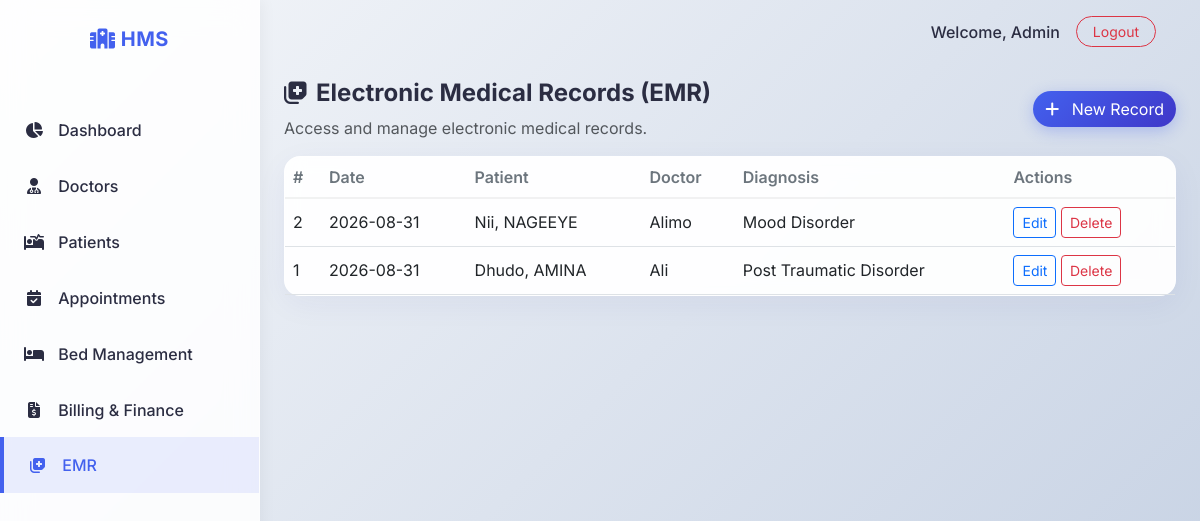
Screenshot of /emr/ (signed in) with the database file from the repository.
### models.py (models this page shows)
class MedicalRecord(db.Model):
    id = db.Column(db.Integer, primary_key=True)
    date = db.Column(db.DateTime, default=datetime.utcnow)
    diagnosis = db.Column(db.Text, nullable=False)
    treatment = db.Column(db.Text)
    notes = db.Column(db.Text)
    patient_id = db.Column(db.Integer, db.ForeignKey('patient.id'), nullable=False)
    doctor_id = db.Column(db.Integer, db.ForeignKey('doctor.id'), nullable=False)

class Patient(db.Model):
    id = db.Column(db.Integer, primary_key=True)
    name = db.Column(db.String(100), nullable=False)
    dob = db.Column(db.Date)
    age = db.Column(db.Integer, nullable=False)
    gender = db.Column(db.String(20))
    phone = db.Column(db.String(20))
    address = db.Column(db.String(255))
    admission_date = db.Column(db.DateTime, default=datetime.utcnow)
    status = db.Column(db.String(20), default='outpatient') # admitted, discharged, outpatient
    doctor_id = db.Column(db.Integer, db.ForeignKey('doctor.id'))
    appointments = db.relationship('Appointment', backref='patient', lazy='dynamic')
    beds = db.relationship('Bed', backref='patient', lazy='dynamic')
    billings = db.relationship('Billing', backref='patient', lazy='dynamic')
    medical_records = db.relationship('MedicalRecord', backref='patient', lazy='dynamic')

class Doctor(db.Model):
    id = db.Column(db.Integer, primary_key=True)
    name = db.Column(db.String(100), nullable=False)
    specialization = db.Column(db.String(100), nullable=False)
    phone = db.Column(db.String(20))
    email = db.Column(db.String(120))
    department = db.Column(db.String(100))
    patients = db.relationship('Patient', backref='doctor', lazy='dynamic')
    appointments = db.relationship('Appointment', backref='doctor', lazy='dynamic')
    medical_records = db.relationship('MedicalRecord', backref='doctor', lazy='dynamic')

### routes/emr.py (the view)
@emr_bp.route('/')
@login_required
def list_emr():
    records = MedicalRecord.query.order_by(MedicalRecord.date.desc()).all()
    return render_template('emr.html', records=records)

### app.py (called while the page is built)
@login_manager.user_loader
def load_user(user_id):
    return User.query.get(int(user_id))

### templates/emr.html
{% extends "base.html" %}
{% block content %}
<div class="d-flex justify-content-between align-items-center mb-3">
    <div>
        <h4 class="fw-bold text-main"><i class="fa-solid fa-notes-medical me-2"></i>Electronic Medical Records (EMR)</h4>
        <p class="text-muted mb-0">Access and manage electronic medical records.</p>
    </div>
    <div>
        <a href="{{ url_for('emr.add_emr') }}" class="btn btn-primary rounded-pill">
            <i class="fa-solid fa-plus me-2"></i> New Record
        </a>
    </div>
</div>
<div class="card glass">
    <div class="card-body p-0">
        <div class="table-responsive">
            <table class="table table-hover mb-0">
                <thead>
                    <tr>
                        <th>#</th>
                        <th>Date</th>
                        <th>Patient</th>
                        <th>Doctor</th>
                        <th>Diagnosis</th>
                        <th>Actions</th>
                    </tr>
                </thead>
                <tbody>
                    {% for r in records %}
                    <tr>
                        <td>{{ r.id }}</td>
                        <td>{{ r.date.strftime('%Y-%m-%d') if r.date else '—' }}</td>
                        <td>{{ r.patient.name if r.patient else '—' }}</td>
                        <td>{{ r.doctor.name if r.doctor else '—' }}</td>
                        <td>{{ r.diagnosis|truncate(60) }}</td>
                        <td>
                            <a href="{{ url_for('emr.edit_emr', id=r.id) }}" class="btn btn-sm btn-outline-primary">Edit</a>
                            <form method="POST" action="{{ url_for('emr.delete_emr', id=r.id) }}" style="display:inline-block;" onsubmit="return confirm('Delete this record?');">
                                <button class="btn btn-sm btn-outline-danger">Delete</button>
                            </form>
                        </td>
                    </tr>
                    {% else %}
                    <tr><td colspan="6" class="text-center text-muted py-3">No medical records found.</td></tr>
                    {% endfor %}
                </tbody>
            </table>
        </div>
    </div>
</div>
{% endblock %}

### static/css/style.css (style rules this page uses)
:root { --primary-color: #4361ee; --secondary-color: #3f37c9; --accent-color: #4cc9f0; --bg-color: #f8f9fa; --text-main: #2b2d42; --text-muted: #6c757d; --sidebar-bg: rgba(255, 255, 255, 0.85); --card-bg: rgba(255, 255, 255, 0.95); }
body { font-family: 'Inter', sans-serif; background: linear-gradient(135deg, #f5f7fa 0%, #c3cfe2 100%); background-attachment: fixed; color: var(--text-main); min-height: 100vh; }
.glass { background: var(--card-bg); backdrop-filter: blur(10px); -webkit-backdrop-filter: blur(10px); border: 1px solid rgba(255, 255, 255, 0.3); border-radius: 1rem; box-shadow: 0 8px 32px rgba(31, 38, 135, 0.05); }
.btn-primary { background: linear-gradient(135deg, var(--primary-color), var(--secondary-color)); border: none; box-shadow: 0 4px 15px rgba(67, 97, 238, 0.3); transition: all 0.3s ease; }
.table { --bs-table-bg: transparent; }
.table th { font-weight: 600; color: var(--text-muted); border-bottom: 2px solid rgba(0,0,0,0.05); }
.table td { vertical-align: middle; }

### rows the page displays
MedicalRecord: id "2", date "2026-08-31", patient "Nii, NAGEEYE", doctor "Alimo", diagnosis "Mood Disorder"
MedicalRecord: id "1", date "2026-08-31", patient "Dhudo, AMINA", doctor "Ali", diagnosis "Post Traumatic Disorder"
